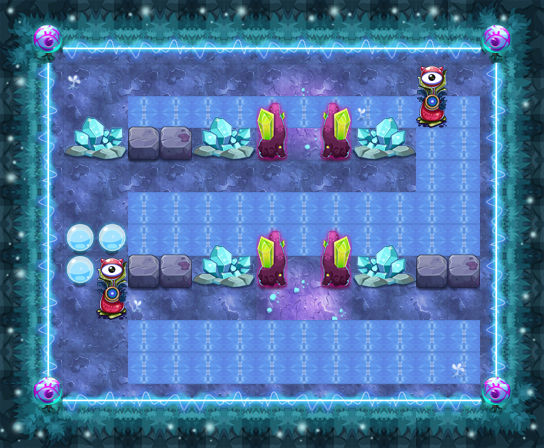

Below is a game level as drawn by its tile map, then a one-line description and the .tmx that defines it (tile-layer data replaced by summaries):
An orthogonal 17x14 tile map with 32x32 px tiles, 12 tile layers (PASS, 块层 2, 块层 15, 块层 13, ...) and 20 objects (16x TRAP, 3x sjc3, PLAYER).

<map version="1.0" orientation="orthogonal" width="17" height="14" tilewidth="32" tileheight="32">
 <properties>
  <property name="DESTRY1" value="27" />
  <property name="DESTRY2" value="39" />
  <property name="DESTRY_COUNT" value="2" />
  <property name="EXP" value="1490" />
  <property name="ITEM" value="D059" />
  <property name="LOSE_SCRIPT" value="" />
  <property name="MONEY" value="2235" />
  <property name="START_SCRIPT" value="lv175" />
  <property name="WIN_SCRIPT" value="" />
 </properties>
 <tileset firstgid="1" name="ysmg" tilewidth="32" tileheight="32">
  <image source="ysmg.png" width="480" height="535" />
 </tileset>
 <layer name="PASS" width="17" height="14">
  <data>[238 cells, 133 non-empty, 10 distinct tile ids]</data>
 </layer>
 <layer name="块层 2" width="17" height="14">
  <data>[238 cells, 238 non-empty, 27 distinct tile ids]</data>
 </layer>
 <layer name="块层 15" width="17" height="14">
  <data>[238 cells, 42 non-empty, 6 distinct tile ids]</data>
 </layer>
 <layer name="块层 13" width="17" height="14">
  <data>[238 cells, 52 non-empty, 6 distinct tile ids]</data>
 </layer>
 <layer name="块层 3" width="17" height="14">
  <data>[238 cells, 24 non-empty, 6 distinct tile ids]</data>
 </layer>
 <layer name="块层 6" width="17" height="14">
  <data>[238 cells, 25 non-empty, 7 distinct tile ids]</data>
 </layer>
 <layer name="SHELTER 11" width="17" height="14">
  <data>[238 cells, 2 non-empty, 1 distinct tile ids]</data>
 </layer>
 <layer name="SHELTER 8" width="17" height="14">
  <data>[238 cells, 1 non-empty, 1 distinct tile ids]</data>
 </layer>
 <layer name="SHELTER 7" width="17" height="14">
  <data>[238 cells, 11 non-empty, 6 distinct tile ids]</data>
 </layer>
 <layer name="SHELTER 6" width="17" height="14">
  <data>[238 cells, 2 non-empty, 1 distinct tile ids]</data>
 </layer>
 <layer name="SHELTER 3" width="17" height="14">
  <data>[238 cells, 10 non-empty, 5 distinct tile ids]</data>
 </layer>
 <layer name="SHELTER 2" width="17" height="14">
  <data>[238 cells, 1 non-empty, 1 distinct tile ids]</data>
 </layer>
 <objectgroup name="对象层 1" width="17" height="14">
  <object name="PLAYER" type="PLAYER" x="64" y="64" width="32" height="32" />
  <object name="sjc3" x="192" y="288" width="32" height="32">
   <properties>
    <property name="lua_ai" value="monster_sjc_ai" />
    <property name="quality" value="sjc3.quality" />
   </properties>
  </object>
  <object name="ice_road" type="TRAP" x="128" y="96" width="352" height="32">
   <properties>
    <property name="lua_ai" value="ice_road_ai" />
   </properties>
  </object>
  <object name="ice_road" type="TRAP" x="416" y="128" width="64" height="128">
   <properties>
    <property name="lua_ai" value="ice_road_ai" />
   </properties>
  </object>
  <object name="ice_road" type="TRAP" x="128" y="192" width="288" height="64">
   <properties>
    <property name="lua_ai" value="ice_road_ai" />
   </properties>
  </object>
  <object name="ice_road" type="TRAP" x="128" y="320" width="352" height="64">
   <properties>
    <property name="lua_ai" value="ice_road_ai" />
   </properties>
  </object>
  <object name="pg1" type="TRAP" x="288" y="128" width="32" height="32">
   <properties>
    <property name="trap_ani" value="poison_ground.actor" />
    <property name="trap_floor" value="true" />
    <property name="trap_script" value="target(&quot;PLAYER&quot;):onDamage(target(&quot;PLAYER&quot;):getHP()*0.1,&quot;TRAP&quot;);" />
    <property name="trap_start_mode" value="0" />
   </properties>
  </object>
  <object name="pg1" type="TRAP" x="256" y="160" width="32" height="32">
   <properties>
    <property name="trap_ani" value="poison_ground.actor" />
    <property name="trap_floor" value="true" />
    <property name="trap_script" value="target(&quot;PLAYER&quot;):onDamage(target(&quot;PLAYER&quot;):getHP()*0.1,&quot;TRAP&quot;);" />
    <property name="trap_start_mode" value="0" />
   </properties>
  </object>
  <object name="pg1" type="TRAP" x="288" y="160" width="32" height="32">
   <properties>
    <property name="trap_ani" value="poison_ground.actor" />
    <property name="trap_floor" value="true" />
    <property name="trap_script" value="target(&quot;PLAYER&quot;):onDamage(target(&quot;PLAYER&quot;):getHP()*0.1,&quot;TRAP&quot;);" />
    <property name="trap_start_mode" value="0" />
   </properties>
  </object>
  <object name="pg1" type="TRAP" x="320" y="160" width="32" height="32">
   <properties>
    <property name="trap_ani" value="poison_ground.actor" />
    <property name="trap_floor" value="true" />
    <property name="trap_script" value="target(&quot;PLAYER&quot;):onDamage(target(&quot;PLAYER&quot;):getHP()*0.1,&quot;TRAP&quot;);" />
    <property name="trap_start_mode" value="0" />
   </properties>
  </object>
  <object name="pg1" type="TRAP" x="288" y="256" width="32" height="32">
   <properties>
    <property name="trap_ani" value="poison_ground.actor" />
    <property name="trap_floor" value="true" />
    <property name="trap_script" value="target(&quot;PLAYER&quot;):onDamage(target(&quot;PLAYER&quot;):getHP()*0.1,&quot;TRAP&quot;);" />
    <property name="trap_start_mode" value="0" />
   </properties>
  </object>
  <object name="pg1" type="TRAP" x="256" y="288" width="32" height="32">
   <properties>
    <property name="trap_ani" value="poison_ground.actor" />
    <property name="trap_floor" value="true" />
    <property name="trap_script" value="target(&quot;PLAYER&quot;):onDamage(target(&quot;PLAYER&quot;):getHP()*0.1,&quot;TRAP&quot;);" />
    <property name="trap_start_mode" value="0" />
   </properties>
  </object>
  <object name="pg1" type="TRAP" x="288" y="288" width="32" height="32">
   <properties>
    <property name="trap_ani" value="poison_ground.actor" />
    <property name="trap_floor" value="true" />
    <property name="trap_script" value="target(&quot;PLAYER&quot;):onDamage(target(&quot;PLAYER&quot;):getHP()*0.1,&quot;TRAP&quot;);" />
    <property name="trap_start_mode" value="0" />
   </properties>
  </object>
  <object name="pg1" type="TRAP" x="320" y="288" width="32" height="32">
   <properties>
    <property name="trap_ani" value="poison_ground.actor" />
    <property name="trap_floor" value="true" />
    <property name="trap_script" value="target(&quot;PLAYER&quot;):onDamage(target(&quot;PLAYER&quot;):getHP()*0.1,&quot;TRAP&quot;);" />
    <property name="trap_start_mode" value="0" />
   </properties>
  </object>
  <object name="ice1" type="TRAP" x="416" y="96" width="32" height="128">
   <properties>
    <property name="trap_id" value="3" />
    <property name="trap_particle" value="trap_fire_down_up_4.plist" />
    <property name="trap_state" value="open" />
   </properties>
  </object>
  <object name="ice_auto_control1" type="TRAP" x="0" y="416" width="32" height="32">
   <properties>
    <property name="trap_delay" value="2" />
    <property name="trap_id" value="0" />
    <property name="trap_script" value=" trap(&quot;ice1&quot;):setVisit( not trap(&quot;ice1&quot;):getVisit()  );  trap(&quot;ice1&quot;):setOpened( not trap(&quot;ice1&quot;):getOpened()  ); " />
    <property name="trap_start_mode" value="2" />
    <property name="trap_state" value="open" />
   </properties>
  </object>
  <object name="ice2" type="TRAP" x="96" y="288" width="32" height="96">
   <properties>
    <property name="trap_id" value="3" />
    <property name="trap_particle" value="trap_fire_down_up_3.plist" />
    <property name="trap_state" value="open" />
   </properties>
  </object>
  </objectgroup>
</map>
<!-- 3 of 20 objects omitted -->
